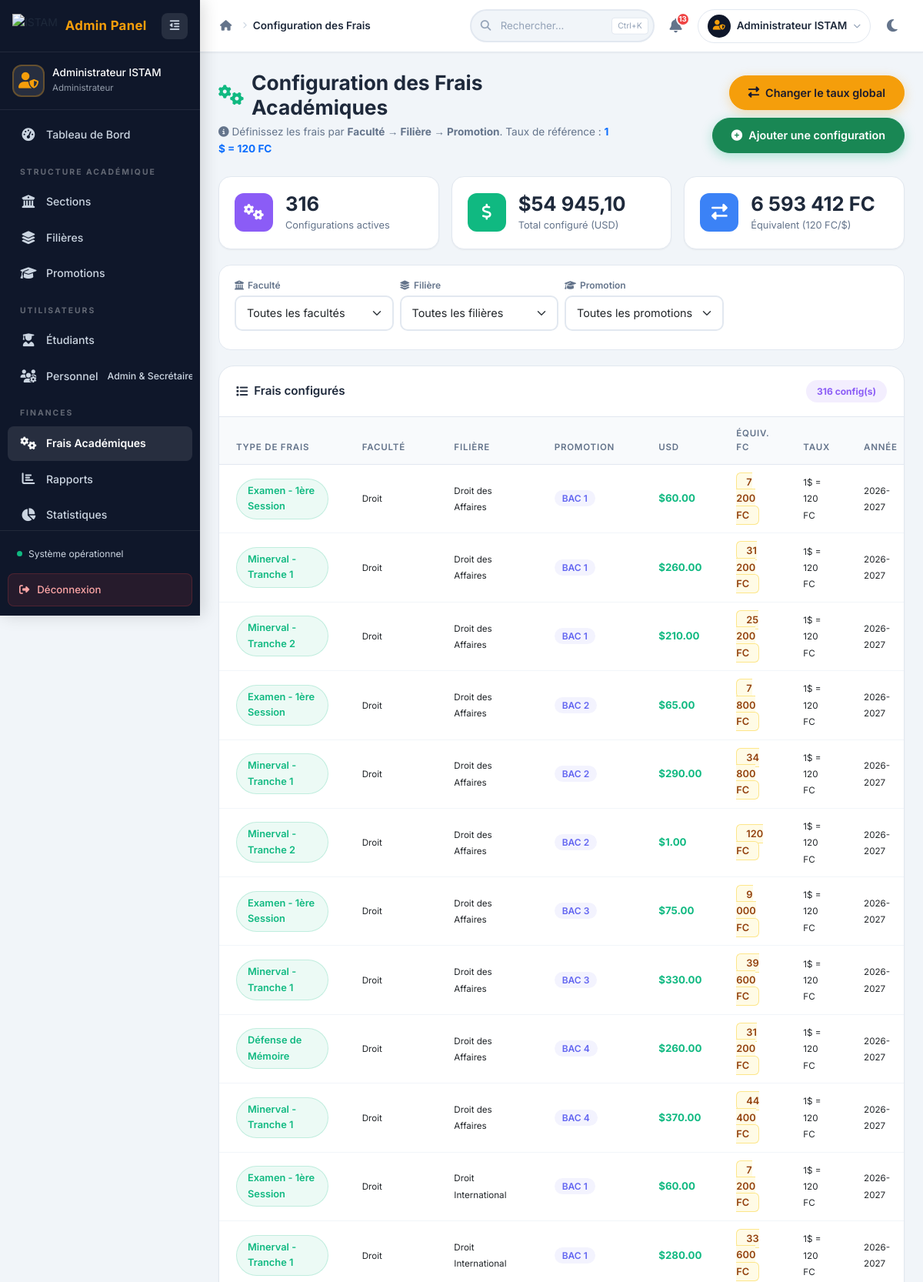
The app's page /admin/configuration_frais.php (signed in, upper part) with its own data.
### tables this page shows
CREATE TABLE IF NOT EXISTS `frais` (
  `id_frais` int(11) NOT NULL AUTO_INCREMENT,
  `type_frais` varchar(100) NOT NULL,
  `montant` decimal(10,2) NOT NULL,
  `devise` varchar(10) DEFAULT 'USD',
  `taux_change` decimal(10,4) DEFAULT '2300.0000',
  `montant_fc` decimal(12,2) DEFAULT NULL,
  `annee_academique` varchar(20) NOT NULL,
  `date_limite` date DEFAULT NULL,
  `id_filiere` int(11) DEFAULT NULL,
  `id_promotion` int(11) DEFAULT NULL,
  PRIMARY KEY (`id_frais`),
  KEY `id_filiere` (`id_filiere`),
  KEY `fk_frais_promotion` (`id_promotion`)
);

CREATE TABLE IF NOT EXISTS `facultes` (
  `id_faculte` int(11) NOT NULL AUTO_INCREMENT,
  `nom_faculte` varchar(100) NOT NULL,
  PRIMARY KEY (`id_faculte`),
  UNIQUE KEY `nom_faculte` (`nom_faculte`)
);

CREATE TABLE IF NOT EXISTS `filieres` (
  `id_filiere` int(11) NOT NULL AUTO_INCREMENT,
  `nom_filiere` varchar(100) NOT NULL,
  `id_faculte` int(11) NOT NULL,
  PRIMARY KEY (`id_filiere`),
  KEY `id_faculte` (`id_faculte`)
);

CREATE TABLE IF NOT EXISTS `promotions` (
  `id_promotion` int(11) NOT NULL AUTO_INCREMENT,
  `nom_promotion` varchar(50) NOT NULL,
  PRIMARY KEY (`id_promotion`),
  UNIQUE KEY `nom_promotion` (`nom_promotion`)
);

### admin/configuration_frais.php (the view, shortened to what this page needs)
<?php
$db = Database::getInstance();
try {
    $db->query("SELECT devise FROM frais LIMIT 1");
} catch (PDOException $e) {
    $db->exec("ALTER TABLE frais ADD COLUMN devise VARCHAR(10) DEFAULT 'USD' AFTER montant");
    $db->exec("ALTER TABLE frais ADD COLUMN taux_change DECIMAL(10,4) DEFAULT 2300.0000 AFTER devise");
    $db->exec("ALTER TABLE frais ADD COLUMN montant_fc DECIMAL(12,2) DEFAULT NULL AFTER taux_change");
}
$sql = "
    SELECT fr.*, fi.nom_filiere, fa.nom_faculte, fa.id_faculte, p.nom_promotion,
           (SELECT COUNT(*) FROM paiements WHERE id_frais = fr.id_frais) as nb_paiements
    FROM frais fr
    JOIN filieres fi ON fr.id_filiere = fi.id_filiere
    JOIN facultes fa ON fi.id_faculte = fa.id_faculte
    JOIN promotions p ON fr.id_promotion = p.id_promotion
    WHERE 1=1
";
$params = [];
$sql .= " ORDER BY fa.nom_faculte, fi.nom_filiere, p.nom_promotion, fr.type_frais";
$stmt = $db->prepare($sql);
$stmt->execute($params);
$frais_configures = $stmt->fetchAll();
$taux_defaut = 2300;
if (!empty($frais_configures)) {
    $taux_defaut = $frais_configures[0]['taux_change'] ?? 2300;
}
$total_configs = count($frais_configures);
$total_montant_usd = array_sum(array_column($frais_configures, 'montant'));
?>
<!DOCTYPE html>
<html lang="fr">
<head>
    <link href="https://cdn.jsdelivr.net/npm/bootstrap@5.3.0/dist/css/bootstrap.min.css" rel="stylesheet">
    <link href="https://cdnjs.cloudflare.com/ajax/libs/font-awesome/6.4.0/css/all.min.css" rel="stylesheet">
    <link rel="stylesheet" href="../assets/css/admin/dashboard_admin.css">
    <link rel="stylesheet" href="../assets/css/admin/configuration_frais.css">
</head>
<body>
    <div class="admin-layout">
        <?php include 'includes/sidebar_admin.php'; ?>
        <div class="main-content">
            <?php
            include 'includes/navbar_admin.php';
            ?>
            <main class="dashboard-content">
                <div class="page-header">
                    <div class="row align-items-center">
                        <div class="col-lg-7">
                            <h1 class="page-title">
                                <i class="fas fa-cogs"></i> Configuration des Frais Académiques
                            </h1>
                            <p class="page-subtitle">
                                <i class="fas fa-info-circle"></i>
                                Définissez les frais par <strong>Faculté → Filière → Promotion</strong>.
                                Taux de référence : <strong class="text-primary" id="tauxReference">1 $ = <?= number_format($taux_defaut, 0, ',', ' ') ?> FC</strong>
                            </p>
                        </div>
                        <div class="col-lg-5 text-lg-end mt-3 mt-lg-0">
                            <div class="btn-group-header">
                                <button class="btn btn-warning btn-taux-global" onclick="ouvrirModalTauxGlobal()" title="Mettre à jour le taux de change pour toutes les configurations">
                                    <i class="fas fa-exchange-alt"></i> Changer le taux global
                                </button>
                                <button class="btn btn-success btn-ajouter" onclick="ouvrirModalAjouter()">
                                    <i class="fas fa-plus-circle"></i> Ajouter une configuration
                                </button>
                            </div>
                        </div>
                    </div>
                </div>
                <div class="stats-mini-row">
                    <div class="stat-mini-card">
                        <div class="stat-mini-icon bg-purple">
                            <i class="fas fa-cogs"></i>
                        </div>
                        <div class="stat-mini-info">
                            <h4><?= $total_configs ?></h4>
                            <p>Configurations actives</p>
                        </div>
                    </div>
                    <div class="stat-mini-card">
                        <div class="stat-mini-icon bg-green">
                            <i class="fas fa-dollar-sign"></i>
                        </div>
                        <div class="stat-mini-info">
                            <h4>$<?= number_format($total_montant_usd, 2, ',', ' ') ?></h4>
                            <p>Total configuré (USD)</p>
                        </div>
                    </div>
                    <div class="stat-mini-card">
                        <div class="stat-mini-icon bg-blue">
                            <i class="fas fa-exchange-alt"></i>
                        </div>
                        <div class="stat-mini-info">
                            <h4><?= number_format($total_montant_usd * $taux_defaut, 0, ',', ' ') ?> FC</h4>
                            <p>Équivalent (<?= number_format($taux_defaut, 0) ?> FC/$)</p>
                        </div>
                    </div>
                </div>
                <div class="filtres-section">
                    <form method="GET" action="" class="filtres-form">
                        <div class="row g-2 align-items-end">
                            <div class="col-lg-3 col-md-4 mb-2">
                                <label class="filtre-label"><i class="fas fa-university"></i> Faculté</label>
                                <select name="faculte" class="form-select form-select-sm" onchange="this.form.submit()">
                                    <option value="">Toutes les facultés</option>
                                </select>
                            </div>
                            <div class="col-lg-3 col-md-4 mb-2">
                                <label class="filtre-label"><i class="fas fa-layer-group"></i> Filière</label>
                                <select name="filiere" class="form-select form-select-sm" onchange="this.form.submit()">
                                    <option value="">Toutes les filières</option>
                                </select>
                            </div>
                            <div class="col-lg-3 col-md-4 mb-2">
                                <label class="filtre-label"><i class="fas fa-graduation-cap"></i> Promotion</label>
                                <select name="promotion" class="form-select form-select-sm" onchange="this.form.submit()">
                                    <option value="">Toutes les promotions</option>
                                </select>
                            </div>
                        </div>
                    </form>
                </div>
                <div class="table-card">
                    <div class="table-card-header">
                        <h3><i class="fas fa-list"></i> Frais configurés</h3>
                        <span class="badge-count badge-purple"><?= $total_configs ?> config(s)</span>
                    </div>
                    <div class="table-responsive">
                        <table class="table admin-table">
                            <thead>
                                <tr>
                                    <th>Type de Frais</th>
                                    <th>Faculté</th>
                                    <th>Filière</th>
                                    <th>Promotion</th>
                                    <th>USD</th>
                                    <th>Équiv. FC</th>
                                    <th>Taux</th>
                                    <th>Année</th>
                                </tr>
                            </thead>
                            <tbody>
                                <?php if (empty($frais_configures)): ?>
                                    <tr>
                                        <td colspan="9">
                                            <div class="empty-state py-4">
                                                <i class="fas fa-cogs fa-3x"></i>
                                                <h4 class="mt-3">Aucune configuration</h4>
                                                <p class="text-muted">Ajoutez votre première configuration de frais.</p>
                                                <button class="btn btn-success" onclick="ouvrirModalAjouter()">
                                                    <i class="fas fa-plus-circle"></i> Ajouter
                                                </button>
                                            </div>
                                        </td>
                                    </tr>
                                <?php else: ?>
                                    <?php foreach ($frais_configures as $frais): ?>
                                        <tr>
                                            <td>
                                                <span class="type-frais-badge">
                                                    <?= htmlspecialchars($frais['type_frais']) ?>
                                                </span>
                                            </td>
                                            <td><small><?= htmlspecialchars($frais['nom_faculte']) ?></small></td>
                                            <td><small><?= htmlspecialchars($frais['nom_filiere']) ?></small></td>
                                            <td><span class="promo-badge"><?= htmlspecialchars($frais['nom_promotion']) ?></span></td>
                                            <td><strong class="text-success">$<?= number_format($frais['montant'], 2) ?></strong></td>
                                            <td><span class="fc-badge"><?= number_format($frais['montant_fc'], 0, ',', ' ') ?> FC</span></td>
                                            <td><small>1$ = <?= number_format($frais['taux_change'], 0) ?> FC</small></td>
                                            <td><small><?= htmlspecialchars($frais['annee_academique']) ?></small></td>
                                        </tr>
                                    <?php endforeach; ?>
                                <?php endif; ?>
                            </tbody>
                        </table>
                    </div>
                </div>
            </main>
        </div>
    </div>
</body>
</html>

### assets/css/admin/dashboard_admin.css (style rules this page uses)
:root { --sidebar-width: 260px; --sidebar-collapsed: 80px; --navbar-height: 68px; --bg-body: #f1f5f9; --bg-card: #ffffff; --bg-navbar: #ffffff; --bg-sidebar: #0f172a; --bg-sidebar-hover: rgba(255,255,255,0.06); --bg-sidebar-active: rgba(255,255,255,0.1); --text-primary: #1e293b; --text-secondary: #64748b; --text-sidebar: #cbd5e1; --text-sidebar-active: #ffffff; --border-color: #e2e8f0; --border-sidebar: rgba(255,255,255,0.08); --accent: #3b82f6; --accent-light: rgba(59,130,246,0.1); --accent-gold: #f59e0b; --success: #10b981; --warning: #f59e0b; --danger: #ef4444; --info: #3b82f6; --purple: #8b5cf6; --shadow-sm: 0 1px 2px rgba(0,0,0,0.05); --shadow: 0 4px 6px -1px rgba(0,0,0,0.05), 0 2px 4px -2px rgba(0,0,0,0.05); --shadow-md: 0 10px 15px -3px rgba(0,0,0,0.08), 0 4px 6px -4px rgba(0,0,0,0.05); --shadow-lg: 0 20px 25px -5px rgba(0,0,0,0.1), 0 8px 10px -6px rgba(0,0,0,0.05); --radius-sm: 8px; --radius: 12px; --radius-lg: 16px; --radius-xl: 20px; --transition: all 0.25s cubic-bezier(0.4,0,0.2,1); --transition-slow: all 0.35s cubic-bezier(0.4,0,0.2,1); }
*, *::before, *::after { margin: 0; padding: 0; box-sizing: border-box; }
body { font-family: 'Inter', 'Poppins', sans-serif; font-size: 14px; color: var(--text-primary); background: var(--bg-body); line-height: 1.6; overflow-x: hidden; -webkit-font-smoothing: antialiased; }
button { cursor: pointer; font-family: inherit; }
.admin-layout { display: flex; min-height: 100vh; }
.main-content { flex: 1; margin-left: var(--sidebar-width); transition: var(--transition-slow); min-width: 0; }
.dashboard-content { padding: 24px; }
.bg-green { background: var(--success); }
.badge-count { padding: 4px 12px; border-radius: 50px; font-size: 0.75rem; font-weight: 700; }
.table-card { background: var(--bg-card); border-radius: var(--radius-xl); box-shadow: var(--shadow-sm); border: 1px solid var(--border-color); }
.table-card-header { display: flex; justify-content: space-between; align-items: center; padding: 18px 22px; border-bottom: 1px solid var(--border-color); }
.table-card-header h3 { font-size: 0.95rem; font-weight: 600; margin: 0; display: flex; align-items: center; gap: 8px; }
.admin-table { width: 100%; margin: 0; border-collapse: collapse; }
.admin-table th { font-weight: 600; font-size: 0.72rem; text-transform: uppercase; letter-spacing: 0.8px; color: var(--text-secondary); padding: 12px 22px; background: #f8fafc; border-bottom: 1px solid var(--border-color); }
.admin-table td { padding: 12px 22px; font-size: 0.83rem; border-bottom: 1px solid #f1f5f9; vertical-align: middle; }
.text-success { color: var(--success) !important; }

### records on screen
frais: taux_change "120", $total_montant_usd*$taux_defaut "6 593 412", type_frais "Examen - 1ère Session", facultes.nom_faculte "Droit", id_filiere.nom_filiere "Droit des Affaires", id_promotion.nom_promotion "BAC 1", montant "60.00", montant_fc "7 200", annee_academique "2026-2027"
frais: type_frais "Minerval - Tranche 1", facultes.nom_faculte "Droit", id_filiere.nom_filiere "Droit des Affaires", id_promotion.nom_promotion "BAC 1", montant "260.00", montant_fc "31 200", taux_change "120", annee_academique "2026-2027"
frais: type_frais "Minerval - Tranche 2", facultes.nom_faculte "Droit", id_filiere.nom_filiere "Droit des Affaires", id_promotion.nom_promotion "BAC 1", montant "210.00", montant_fc "25 200", taux_change "120", annee_academique "2026-2027"
frais: type_frais "Examen - 1ère Session", facultes.nom_faculte "Droit", id_filiere.nom_filiere "Droit des Affaires", id_promotion.nom_promotion "BAC 2", montant "65.00", montant_fc "7 800", taux_change "120", annee_academique "2026-2027"
frais: type_frais "Minerval - Tranche 1", facultes.nom_faculte "Droit", id_filiere.nom_filiere "Droit des Affaires", id_promotion.nom_promotion "BAC 2", montant "290.00", montant_fc "34 800", taux_change "120", annee_academique "2026-2027"
frais: type_frais "Minerval - Tranche 2", facultes.nom_faculte "Droit", id_filiere.nom_filiere "Droit des Affaires", id_promotion.nom_promotion "BAC 2", montant "1.00", montant_fc "120", taux_change "120", annee_academique "2026-2027"
frais: type_frais "Examen - 1ère Session", facultes.nom_faculte "Droit", id_filiere.nom_filiere "Droit des Affaires", id_promotion.nom_promotion "BAC 3", montant "75.00", montant_fc "9 000", taux_change "120", annee_academique "2026-2027"
frais: type_frais "Minerval - Tranche 1", facultes.nom_faculte "Droit", id_filiere.nom_filiere "Droit des Affaires", id_promotion.nom_promotion "BAC 3", montant "330.00", montant_fc "39 600", taux_change "120", annee_academique "2026-2027"
frais: type_frais "Défense de Mémoire", facultes.nom_faculte "Droit", id_filiere.nom_filiere "Droit des Affaires", id_promotion.nom_promotion "BAC 4", montant "260.00", montant_fc "31 200", taux_change "120", annee_academique "2026-2027"
frais: type_frais "Minerval - Tranche 1", facultes.nom_faculte "Droit", id_filiere.nom_filiere "Droit des Affaires", id_promotion.nom_promotion "BAC 4", montant "370.00", montant_fc "44 400", taux_change "120", annee_academique "2026-2027"
frais: type_frais "Examen - 1ère Session", facultes.nom_faculte "Droit", id_filiere.nom_filiere "Droit International", id_promotion.nom_promotion "BAC 1", montant "60.00", montant_fc "7 200", taux_change "120", annee_academique "2026-2027"
frais: type_frais "Minerval - Tranche 1", facultes.nom_faculte "Droit", id_filiere.nom_filiere "Droit International", id_promotion.nom_promotion "BAC 1", montant "280.00", montant_fc "33 600", taux_change "120", annee_academique "2026-2027"

### other values on screen
$admin_nom_side "Administrateur ISTAM"
$titre_page "Configuration des Frais"
$notif_count "13"
$admin_nom_nav "Administrateur ISTAM"
$total_configs "316"
$total_montant_usd "54 945,10"
